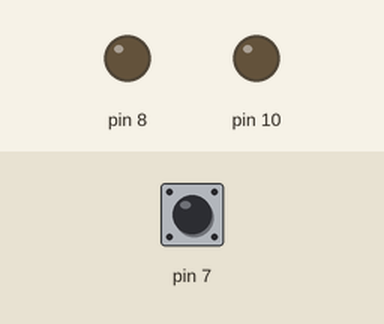
A sketch run on a simulated Arduino Uno, built with avr-gcc and run on an emulated ATmega328P. Parts: output pins drawn as LEDs (lit = HIGH). Inputs (shaded band) come from the test bench; at power-on: pin 7 LOW.

Above: at 1.2 s.
1.3 s: pin 7 pulsed HIGH 2 times (0.12 s each, 0.3 s apart)
At 2.3 s:
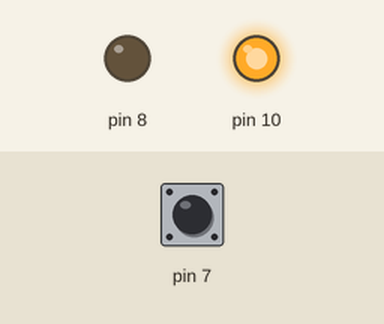
At 3.8 s:
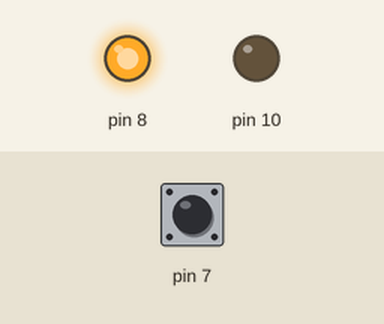
Timing chart, 0 to 10.6 s (numbered marks = the images above; inputs shaded):
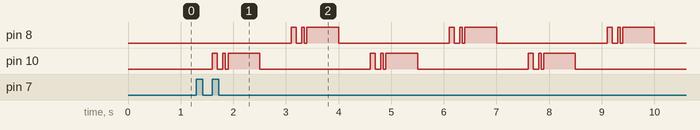

The sketch:

DigitalIn_switch_btn.ino
```cpp
boolean lastButton = LOW;
boolean ledOn = false;

void setup (){


        pinMode(10, OUTPUT);


        pinMode(8, OUTPUT);


        pinMode(7, INPUT);


}

void loop (){

  if (digitalRead(7) == HIGH && lastButton == LOW){
    ledOn = !ledOn;
    lastButton = HIGH;
  }
  else{
    lastButton = digitalRead(7);
  }

  if(ledOn){


      digitalWrite(10, HIGH);
      delay(100);
      digitalWrite(10, LOW);
      delay(100);


      digitalWrite(10, HIGH);
      delay(50);
      digitalWrite(10, LOW);
      delay(50);


      digitalWrite(10, HIGH);
      delay(600);
      digitalWrite(10, LOW);
      delay(600);


      digitalWrite(8, HIGH);
      delay(100);
      digitalWrite(8, LOW);
      delay(100);


      digitalWrite(8, HIGH);
      delay(50);
      digitalWrite(8, LOW);
      delay(50);


      digitalWrite(8, HIGH);
      delay(600);
      digitalWrite(8, LOW);
      delay(600);


  }else{


    digitalWrite(10, false);

    digitalWrite(8, false);


  }

}
```

Measured:
- after the input at 1.3 s, pin 8: LOW → HIGH after 1.8 s, then repeats every 3.0 s: LOW 0.10 s, HIGH 0.05 s, LOW 0.05 s, HIGH 0.60 s, LOW 2.1 s, HIGH 0.10 s; pin 10: LOW → HIGH after 0.30 s, then repeats every 3.0 s: LOW 0.10 s, HIGH 0.05 s, LOW 0.05 s, HIGH 0.60 s, LOW 2.1 s, HIGH 0.10 s
